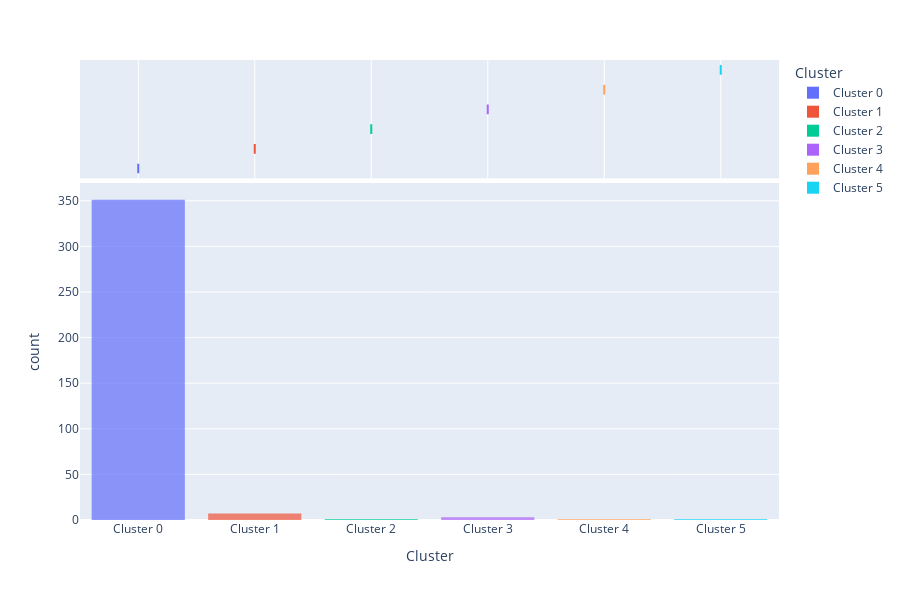

Notebook code cell kept with this figure:
### Code cell
plot_model(meanshift, plot='distribution')

### Figure 1 — Plotly figure (JSON) as saved in the notebook; plotly's stock layout.template omitted (floating-point values rounded to 4 significant figures; data arrays with more than 128 entries replaced by an {"elided": "..."} marker saying what was removed)
{"data": [{"alignmentgroup": "True", "bingroup": "x", "hovertemplate": "Cluster=%{x}<br>count=%{y}<extra></extra>", "legendgroup": "Cluster 0", "marker": {"color": "#636efa", "opacity": 0.7, "pattern": {"shape": ""}}, "name": "Cluster 0", "offsetgroup": "Cluster 0", "orientation": "v", "showlegend": true, "type": "histogram", "x": {"elided": "351 str values"}, "xaxis": "x", "yaxis": "y"}, {"alignmentgroup": "True", "customdata": {"elided": "351x15 mixed values"}, "hovertemplate": "Cluster=%{x}<br>chatter_presence=%{customdata[0]}<br>med=%{customdata[1]}<br>std=%{customdata[2]}<br>rms=%{customdata[3]}<br>curtose=%{customdata[4]}<br>distortion=%{customdata[5]}<br>amplitude=%{customdata[6]}<br>sra=%{customdata[7]}<br>crest=%{customdata[8]}<br>impulse=%{customdata[9]}<br>margin=%{customdata[10]}<br>max=%{customdata[11]}<br>freq_max=%{customdata[12]}<br>freq_sec_highest=%{customdata[13]}<br>fft_mean=%{customdata[14]}<extra></extra>", "legendgroup": "Cluster 0", "marker": {"color": "#636efa"}, "name": "Cluster 0", "notched": true, "offsetgroup": "Cluster 0", "showlegend": false, "type": "box", "x": {"elided": "351 str values"}, "xaxis": "x2", "yaxis": "y2"}, {"alignmentgroup": "True", "bingroup": "x", "hovertemplate": "Cluster=%{x}<br>count=%{y}<extra></extra>", "legendgroup": "Cluster 1", "marker": {"color": "#EF553B", "opacity": 0.7, "pattern": {"shape": ""}}, "name": "Cluster 1", "offsetgroup": "Cluster 1", "orientation": "v", "showlegend": true, "type": "histogram", "x": ["Cluster 1", "Cluster 1", "Cluster 1", "Cluster 1", "Cluster 1", "Cluster 1", "Cluster 1"], "xaxis": "x", "yaxis": "y"}, {"alignmentgroup": "True", "customdata": [["c", 0.005424, 0.0305, 0.03098, -0.1601, 5522.0, 0.2688, 0.02205, 4.527, 5.504, 6.36, 0.1402, 4018.0, 3490.0, 6.727], ["c", 0.005438, 0.02901, 0.02951, -0.424, 6094.0, 0.2408, 0.02109, 4.102, 4.964, 5.739, 0.1211, 845.4, 783.3, 5.199], ["c", 0.005457, 0.04064, 0.04101, 2.19, 3807.0, 0.4696, 0.02446, 6.228, 8.479, 10.44, 0.2554, 945.9, 845.9, 6.05], ["c", 0.00543, 0.03544, 0.03586, -0.2423, 4845.0, 0.3437, 0.02507, 5.159, 6.331, 7.379, 0.185, -845.4, -783.3, 5.177], ["c", 0.005455, 0.02084, 0.02154, 0.3208, 2848.0, 0.1438, 0.014, 3.397, 4.353, 5.226, 0.07318, 3813.0, 3742.0, 2.706], ["c", 0.005414, 0.04064, 0.041, 0.8987, 4733.0, 0.4169, 0.02684, 5.16, 6.626, 7.881, 0.2054, -945.9, -845.9, 6.029], ["c", 0.005441, 0.03066, 0.03114, -0.245, 6046.0, 0.2523, 0.02189, 4.135, 5.056, 5.883, 0.1288, -4018.0, -3490.0, 6.727]], "hovertemplate": "Cluster=%{x}<br>chatter_presence=%{customdata[0]}<br>med=%{customdata[1]}<br>std=%{customdata[2]}<br>rms=%{customdata[3]}<br>curtose=%{customdata[4]}<br>distortion=%{customdata[5]}<br>amplitude=%{customdata[6]}<br>sra=%{customdata[7]}<br>crest=%{customdata[8]}<br>impulse=%{customdata[9]}<br>margin=%{customdata[10]}<br>max=%{customdata[11]}<br>freq_max=%{customdata[12]}<br>freq_sec_highest=%{customdata[13]}<br>fft_mean=%{customdata[14]}<extra></extra>", "legendgroup": "Cluster 1", "marker": {"color": "#EF553B"}, "name": "Cluster 1", "notched": true, "offsetgroup": "Cluster 1", "showlegend": false, "type": "box", "x": ["Cluster 1", "Cluster 1", "Cluster 1", "Cluster 1", "Cluster 1", "Cluster 1", "Cluster 1"], "xaxis": "x2", "yaxis": "y2"}, {"alignmentgroup": "True", "bingroup": "x", "hovertemplate": "Cluster=%{x}<br>count=%{y}<extra></extra>", "legendgroup": "Cluster 2", "marker": {"color": "#00cc96", "opacity": 0.7, "pattern": {"shape": ""}}, "name": "Cluster 2", "offsetgroup": "Cluster 2", "orientation": "v", "showlegend": true, "type": "histogram", "x": ["Cluster 2"], "xaxis": "x", "yaxis": "y"}, {"alignmentgroup": "True", "customdata": [["c", 0.005479, 0.0259, 0.02647, 19.27, 1027.0, 0.477, 0.01008, 9.383, 17.59, 24.64, 0.2484, -933.6, -960.0, 1.284]], "hovertemplate": "Cluster=%{x}<br>chatter_presence=%{customdata[0]}<br>med=%{customdata[1]}<br>std=%{customdata[2]}<br>rms=%{customdata[3]}<br>curtose=%{customdata[4]}<br>distortion=%{customdata[5]}<br>amplitude=%{customdata[6]}<br>sra=%{customdata[7]}<br>crest=%{customdata[8]}<br>impulse=%{customdata[9]}<br>margin=%{customdata[10]}<br>max=%{customdata[11]}<br>freq_max=%{customdata[12]}<br>freq_sec_highest=%{customdata[13]}<br>fft_mean=%{customdata[14]}<extra></extra>", "legendgroup": "Cluster 2", "marker": {"color": "#00cc96"}, "name": "Cluster 2", "notched": true, "offsetgroup": "Cluster 2", "showlegend": false, "type": "box", "x": ["Cluster 2"], "xaxis": "x2", "yaxis": "y2"}, {"alignmentgroup": "True", "bingroup": "x", "hovertemplate": "Cluster=%{x}<br>count=%{y}<extra></extra>", "legendgroup": "Cluster 3", "marker": {"color": "#ab63fa", "opacity": 0.7, "pattern": {"shape": ""}}, "name": "Cluster 3", "offsetgroup": "Cluster 3", "orientation": "v", "showlegend": true, "type": "histogram", "x": ["Cluster 3", "Cluster 3", "Cluster 3"], "xaxis": "x", "yaxis": "y"}, {"alignmentgroup": "True", "customdata": [["c", 0.00544, 0.03093, 0.0314, 4.805, 1433.0, 0.4225, 0.01741, 6.74, 9.655, 12.16, 0.2117, -3813.0, -3742.0, 2.706], ["c", 0.005471, 0.01346, 0.01453, 4.891, 1399.0, 0.2218, 0.00844, 7.972, 11.14, 13.73, 0.106, -999.1, -1018.0, 0.8041], ["c", 0.005493, 0.01627, 0.01717, 2.482, 1784.0, 0.2037, 0.01031, 6.258, 8.468, 10.42, 0.1074, -3909.0, -3783.0, 2.219]], "hovertemplate": "Cluster=%{x}<br>chatter_presence=%{customdata[0]}<br>med=%{customdata[1]}<br>std=%{customdata[2]}<br>rms=%{customdata[3]}<br>curtose=%{customdata[4]}<br>distortion=%{customdata[5]}<br>amplitude=%{customdata[6]}<br>sra=%{customdata[7]}<br>crest=%{customdata[8]}<br>impulse=%{customdata[9]}<br>margin=%{customdata[10]}<br>max=%{customdata[11]}<br>freq_max=%{customdata[12]}<br>freq_sec_highest=%{customdata[13]}<br>fft_mean=%{customdata[14]}<extra></extra>", "legendgroup": "Cluster 3", "marker": {"color": "#ab63fa"}, "name": "Cluster 3", "notched": true, "offsetgroup": "Cluster 3", "showlegend": false, "type": "box", "x": ["Cluster 3", "Cluster 3", "Cluster 3"], "xaxis": "x2", "yaxis": "y2"}, {"alignmentgroup": "True", "bingroup": "x", "hovertemplate": "Cluster=%{x}<br>count=%{y}<extra></extra>", "legendgroup": "Cluster 4", "marker": {"color": "#FFA15A", "opacity": 0.7, "pattern": {"shape": ""}}, "name": "Cluster 4", "offsetgroup": "Cluster 4", "orientation": "v", "showlegend": true, "type": "histogram", "x": ["Cluster 4"], "xaxis": "x", "yaxis": "y"}, {"alignmentgroup": "True", "customdata": [["c", 0.005423, 0.04303, 0.04337, 0.5506, 5043.0, 0.4329, 0.02813, 5.281, 6.798, 8.143, 0.2039, 3859.0, 3810.0, 12.48]], "hovertemplate": "Cluster=%{x}<br>chatter_presence=%{customdata[0]}<br>med=%{customdata[1]}<br>std=%{customdata[2]}<br>rms=%{customdata[3]}<br>curtose=%{customdata[4]}<br>distortion=%{customdata[5]}<br>amplitude=%{customdata[6]}<br>sra=%{customdata[7]}<br>crest=%{customdata[8]}<br>impulse=%{customdata[9]}<br>margin=%{customdata[10]}<br>max=%{customdata[11]}<br>freq_max=%{customdata[12]}<br>freq_sec_highest=%{customdata[13]}<br>fft_mean=%{customdata[14]}<extra></extra>", "legendgroup": "Cluster 4", "marker": {"color": "#FFA15A"}, "name": "Cluster 4", "notched": true, "offsetgroup": "Cluster 4", "showlegend": false, "type": "box", "x": ["Cluster 4"], "xaxis": "x2", "yaxis": "y2"}, {"alignmentgroup": "True", "bingroup": "x", "hovertemplate": "Cluster=%{x}<br>count=%{y}<extra></extra>", "legendgroup": "Cluster 5", "marker": {"color": "#19d3f3", "opacity": 0.7, "pattern": {"shape": ""}}, "name": "Cluster 5", "offsetgroup": "Cluster 5", "orientation": "v", "showlegend": true, "type": "histogram", "x": ["Cluster 5"], "xaxis": "x", "yaxis": "y"}, {"alignmentgroup": "True", "customdata": [["c", 0.005409, 0.04081, 0.04117, 0.7547, 4934.0, 0.3957, 0.02705, 4.807, 6.157, 7.316, 0.1978, -3859.0, -3810.0, 12.48]], "hovertemplate": "Cluster=%{x}<br>chatter_presence=%{customdata[0]}<br>med=%{customdata[1]}<br>std=%{customdata[2]}<br>rms=%{customdata[3]}<br>curtose=%{customdata[4]}<br>distortion=%{customdata[5]}<br>amplitude=%{customdata[6]}<br>sra=%{customdata[7]}<br>crest=%{customdata[8]}<br>impulse=%{customdata[9]}<br>margin=%{customdata[10]}<br>max=%{customdata[11]}<br>freq_max=%{customdata[12]}<br>freq_sec_highest=%{customdata[13]}<br>fft_mean=%{customdata[14]}<extra></extra>", "legendgroup": "Cluster 5", "marker": {"color": "#19d3f3"}, "name": "Cluster 5", "notched": true, "offsetgroup": "Cluster 5", "showlegend": false, "type": "box", "x": ["Cluster 5"], "xaxis": "x2", "yaxis": "y2"}], "layout": {"barmode": "relative", "height": 600, "legend": {"title": {"text": "Cluster"}, "tracegroupgap": 0}, "margin": {"t": 60}, "xaxis": {"anchor": "y", "categoryarray": ["Cluster 0", "Cluster 1", "Cluster 2", "Cluster 3", "Cluster 4", "Cluster 5"], "categoryorder": "array", "domain": [0, 1], "title": {"text": "Cluster"}}, "xaxis2": {"anchor": "y2", "domain": [0, 1], "matches": "x", "showgrid": true, "showticklabels": false}, "yaxis": {"anchor": "x", "domain": [0, 0.7326], "title": {"text": "count"}}, "yaxis2": {"anchor": "x2", "domain": [0.7426, 1], "matches": "y2", "showgrid": false, "showline": false, "showticklabels": false, "ticks": ""}}}
